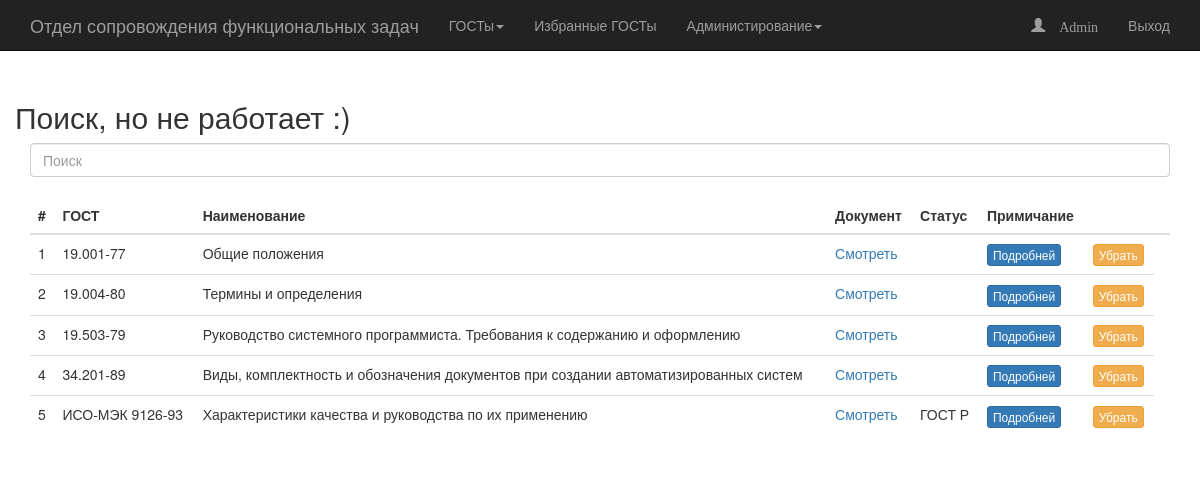
/t_view1.php (signed in), run on the app's committed database.
### tables this page shows
CREATE TABLE IF NOT EXISTS `gost` (
  `gost_id` int(11) NOT NULL AUTO_INCREMENT,
  `gost_number` varchar(15) NOT NULL,
  `gost_name` varchar(1024) NOT NULL,
  `gost_status` int(11) NOT NULL,
  `gost_type` int(11) NOT NULL,
  `gost_upload_name` varchar(1024) NOT NULL,
  `gost_text` text NOT NULL,
  `gost_comment` varchar(1024) NOT NULL,
  `gost_favorites` int(1) DEFAULT NULL,
  PRIMARY KEY (`gost_id`)
);

### function/func_all.php (the view, shortened to what this page needs)
<?php
function querySQLFav($host, $dbname, $userdb, $pass, $user_id, $query) {
	$counter =1;
	try {
		$db = new PDO("mysql:host=$host;dbname=$dbname", $userdb, $pass);
		$db->setAttribute(PDO::ATTR_ERRMODE, PDO::ERRMODE_EXCEPTION);
		$db->exec("set names utf8");
		$stmt = $db->prepare($query);
		$stmt->bindParam(':user_id', $user_id);
		$stmt->execute();
		while($row = $stmt->fetch()){
			echo
			'<tr>
			<td>'.$counter++.'</td>
			<td>'. $row['gost_number'] .'</td>
			<td>'.$row['gost_name'].'</td>
			<td><a href="gost/'.$row['gost_upload_name'].'">Смотреть</a></td>
			<td>'.$row['gost_comment'].'</td>
			<form action="view_html_new.php">
				<td><input type="hidden"  name="gost_id" value='.$row['gost_id'].'><button type="submit" class="btn btn-xs btn-primary">Подробней</button></td>
			</form>
			<form action="function\func_del_fav.php">
				<td><input type="hidden"  name="gost_id" value='.$row['gost_id'].'><button type="submit" class="btn btn-xs btn-warning">Убрать</button></td>
			</form>
			</tr>';
			};
	}
	catch(PDOException $e) {
		echo $e->getMessage();
	}
}
?>

### t_view1.php (shortened to what this page needs)
<?php
require $_SERVER["DOCUMENT_ROOT"] . "/query_sql.php";
require $_SERVER["DOCUMENT_ROOT"] . "/function/connectPDO.php";
require $_SERVER["DOCUMENT_ROOT"] . "/function/func_all.php";
$user = $_SESSION['valid_user'];
$user_id = $_SESSION['valid_user_id'];
$user_r = $_SESSION['valid_user_r'];
?>
<!DOCTYPE html>
<html lang="ru">
<head>
    <link href="css/bootstrap.css" rel="stylesheet">
</head>
<body>
<?php $user_r == 1 ? include $_SERVER["DOCUMENT_ROOT"] . "/menu/menu-top-admin.php" : include $_SERVER["DOCUMENT_ROOT"] . "/menu/menu-top.php"; ?>
<div class="container">
<br>
	<div class="row">
		<h2>Поиск, но не работает :)</h2>
        <div class="form-group">
            <div class="col-sm-12 col-md-12 col-lg-12">
                <input type="search" class="form-control" id="search" placeholder="Поиск">
            </div>
        </div>
    </div>
	<br>
	<table class="table table-hover">
		<thead>
			<tr>
				<th>#</th>
				<th>ГОСТ</th>
				<th>Наименование</th>
				<th>Документ</th>
				<th>Статус</th>
				<th>Примичание</th>
				<th></th>
				<th></th>
			</tr>
	</thead>
	<? querySQLFav($host,$dbname,$userdb,$pass,$user_id, $query_list_gostFav); ?>
</table>
</div>
</body>
</html>

### menu/menu-top-admin.php (shortened to what this page needs)
<nav class="navbar navbar-inverse navbar-fixed-top" role="navigation">
       <div class="container">
           <div class="navbar-header">
               <a class="navbar-brand" href="index.php">Отдел сопровождения функциональных задач</a>
           </div>
           <div class="collapse navbar-collapse navbar-ex1-collapse">
               <ul class="nav navbar-nav">
				<li class="dropdown">
				  <a href="#" class="dropdown-toggle" data-toggle="dropdown" role="button" aria-expanded="false">ГОСТы<span class="caret"></span></a>
				</li>
               </ul>
			<ul class="nav navbar-nav">
				<li><a href="/index.php">Избранные ГОСТы</a></li>
			</ul>
			<ul class="nav navbar-nav navbar-right">
				<li><a href="/function/func_logout.php">Выход</a></li>
			</ul>
			<ul class="nav navbar-nav navbar-right">
				<li><a><span class="glyphicon glyphicon-user" aria-hidden="true"> <?php echo $user; ?></a></span></li>
			</ul>
			<ul class="nav navbar-nav">
				<li class="dropdown">
				  <a href="#" class="dropdown-toggle" data-toggle="dropdown" role="button" aria-expanded="false">Администирование<span class="caret"></span></a>
				</li>
               </ul>
           </div>
       </div>
   </nav>

### t_view1.php (style rules this page uses)
body { margin-top: 60px; }

### data on the page
gost: gost_number "19.001-77", gost_name "Общие положения"
gost: gost_number "19.004-80", gost_name "Термины и определения"
gost: gost_number "19.503-79", gost_name "Руководство системного программиста. Требования к содержанию и оформлению"
gost: gost_number "34.201-89", gost_name "Виды, комплектность и обозначения документов при создании автоматизированных систем"
gost: gost_number "ИСО-МЭК 9126-93", gost_name "Характеристики качества и руководства по их применению", gost_comment "ГОСТ Р"

### other printed values
$user "Admin"
